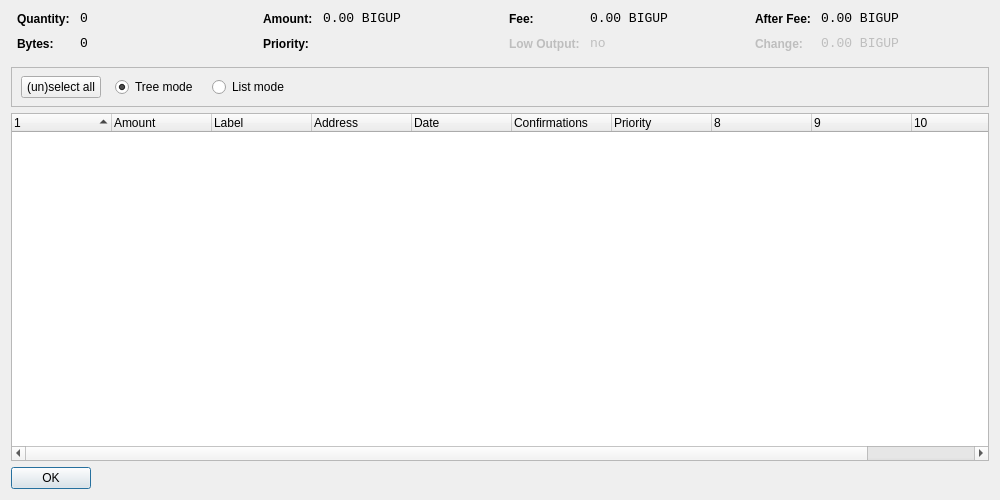
<?xml version="1.0" encoding="UTF-8"?>
<ui version="4.0">
 <class>CoinControlDialog</class>
 <widget class="QDialog" name="CoinControlDialog">
  <property name="geometry">
   <rect>
    <x>0</x>
    <y>0</y>
    <width>1000</width>
    <height>500</height>
   </rect>
  </property>
  <property name="windowTitle">
   <string>Coin Control</string>
  </property>
  <layout class="QVBoxLayout" name="verticalLayout">
   <item>
    <layout class="QHBoxLayout" name="horizontalLayoutTop" stretch="0,0,0,0">
     <property name="topMargin">
      <number>0</number>
     </property>
     <property name="bottomMargin">
      <number>10</number>
     </property>
     <item>
      <layout class="QFormLayout" name="formLayoutCoinControl1">
       <property name="horizontalSpacing">
        <number>10</number>
       </property>
       <property name="verticalSpacing">
        <number>10</number>
       </property>
       <property name="leftMargin">
        <number>6</number>
       </property>
       <property name="rightMargin">
        <number>6</number>
       </property>
       <item row="0" column="0">
        <widget class="QLabel" name="labelCoinControlQuantityText">
         <property name="styleSheet">
          <string notr="true">font-weight:bold;</string>
         </property>
         <property name="text">
          <string>Quantity:</string>
         </property>
        </widget>
       </item>
       <item row="0" column="1">
        <widget class="QLabel" name="labelCoinControlQuantity">
         <property name="font">
          <font>
           <family>Monospace</family>
           <pointsize>10</pointsize>
          </font>
         </property>
         <property name="cursor">
          <cursorShape>IBeamCursor</cursorShape>
         </property>
         <property name="contextMenuPolicy">
          <enum>Qt::ActionsContextMenu</enum>
         </property>
         <property name="text">
          <string notr="true">0</string>
         </property>
         <property name="textInteractionFlags">
          <set>Qt::LinksAccessibleByMouse|Qt::TextSelectableByKeyboard|Qt::TextSelectableByMouse</set>
         </property>
        </widget>
       </item>
       <item row="1" column="0">
        <widget class="QLabel" name="labelCoinControlBytesText">
         <property name="styleSheet">
          <string notr="true">font-weight:bold;</string>
         </property>
         <property name="text">
          <string>Bytes:</string>
         </property>
        </widget>
       </item>
       <item row="1" column="1">
        <widget class="QLabel" name="labelCoinControlBytes">
         <property name="font">
          <font>
           <family>Monospace</family>
           <pointsize>10</pointsize>
          </font>
         </property>
         <property name="cursor">
          <cursorShape>IBeamCursor</cursorShape>
         </property>
         <property name="contextMenuPolicy">
          <enum>Qt::ActionsContextMenu</enum>
         </property>
         <property name="text">
          <string notr="true">0</string>
         </property>
         <property name="textInteractionFlags">
          <set>Qt::LinksAccessibleByMouse|Qt::TextSelectableByKeyboard|Qt::TextSelectableByMouse</set>
         </property>
        </widget>
       </item>
      </layout>
     </item>
     <item>
      <layout class="QFormLayout" name="formLayoutCoinControl2">
       <property name="horizontalSpacing">
        <number>10</number>
       </property>
       <property name="verticalSpacing">
        <number>10</number>
       </property>
       <property name="leftMargin">
        <number>6</number>
       </property>
       <property name="rightMargin">
        <number>6</number>
       </property>
       <item row="0" column="0">
        <widget class="QLabel" name="labelCoinControlAmountText">
         <property name="styleSheet">
          <string notr="true">font-weight:bold;</string>
         </property>
         <property name="text">
          <string>Amount:</string>
         </property>
        </widget>
       </item>
       <item row="0" column="1">
        <widget class="QLabel" name="labelCoinControlAmount">
         <property name="font">
          <font>
           <family>Monospace</family>
           <pointsize>10</pointsize>
          </font>
         </property>
         <property name="cursor">
          <cursorShape>IBeamCursor</cursorShape>
         </property>
         <property name="contextMenuPolicy">
          <enum>Qt::ActionsContextMenu</enum>
         </property>
         <property name="text">
          <string notr="true">0.00 BIGUP</string>
         </property>
         <property name="textInteractionFlags">
          <set>Qt::LinksAccessibleByMouse|Qt::TextSelectableByKeyboard|Qt::TextSelectableByMouse</set>
         </property>
        </widget>
       </item>
       <item row="1" column="0">
        <widget class="QLabel" name="labelCoinControlPriorityText">
         <property name="styleSheet">
          <string notr="true">font-weight:bold;</string>
         </property>
         <property name="text">
          <string>Priority:</string>
         </property>
        </widget>
       </item>
       <item row="1" column="1">
        <widget class="QLabel" name="labelCoinControlPriority">
         <property name="font">
          <font>
           <family>Monospace</family>
           <pointsize>10</pointsize>
          </font>
         </property>
         <property name="cursor">
          <cursorShape>IBeamCursor</cursorShape>
         </property>
         <property name="contextMenuPolicy">
          <enum>Qt::ActionsContextMenu</enum>
         </property>
         <property name="text">
          <string/>
         </property>
         <property name="textInteractionFlags">
          <set>Qt::LinksAccessibleByMouse|Qt::TextSelectableByKeyboard|Qt::TextSelectableByMouse</set>
         </property>
        </widget>
       </item>
      </layout>
     </item>
     <item>
      <layout class="QFormLayout" name="formLayoutCoinControl3">
       <property name="horizontalSpacing">
        <number>10</number>
       </property>
       <property name="verticalSpacing">
        <number>10</number>
       </property>
       <property name="leftMargin">
        <number>6</number>
       </property>
       <property name="rightMargin">
        <number>6</number>
       </property>
       <item row="0" column="0">
        <widget class="QLabel" name="labelCoinControlFeeText">
         <property name="styleSheet">
          <string notr="true">font-weight:bold;</string>
         </property>
         <property name="text">
          <string>Fee:</string>
         </property>
        </widget>
       </item>
       <item row="0" column="1">
        <widget class="QLabel" name="labelCoinControlFee">
         <property name="font">
          <font>
           <family>Monospace</family>
           <pointsize>10</pointsize>
          </font>
         </property>
         <property name="cursor">
          <cursorShape>IBeamCursor</cursorShape>
         </property>
         <property name="contextMenuPolicy">
          <enum>Qt::ActionsContextMenu</enum>
         </property>
         <property name="text">
          <string notr="true">0.00 BIGUP</string>
         </property>
         <property name="textInteractionFlags">
          <set>Qt::LinksAccessibleByMouse|Qt::TextSelectableByKeyboard|Qt::TextSelectableByMouse</set>
         </property>
        </widget>
       </item>
       <item row="1" column="0">
        <widget class="QLabel" name="labelCoinControlLowOutputText">
         <property name="enabled">
          <bool>false</bool>
         </property>
         <property name="styleSheet">
          <string notr="true">font-weight:bold;</string>
         </property>
         <property name="text">
          <string>Low Output:</string>
         </property>
        </widget>
       </item>
       <item row="1" column="1">
        <widget class="QLabel" name="labelCoinControlLowOutput">
         <property name="enabled">
          <bool>false</bool>
         </property>
         <property name="font">
          <font>
           <family>Monospace</family>
           <pointsize>10</pointsize>
          </font>
         </property>
         <property name="cursor">
          <cursorShape>IBeamCursor</cursorShape>
         </property>
         <property name="contextMenuPolicy">
          <enum>Qt::ActionsContextMenu</enum>
         </property>
         <property name="text">
          <string notr="true">no</string>
         </property>
         <property name="textInteractionFlags">
          <set>Qt::LinksAccessibleByMouse|Qt::TextSelectableByKeyboard|Qt::TextSelectableByMouse</set>
         </property>
        </widget>
       </item>
      </layout>
     </item>
     <item>
      <layout class="QFormLayout" name="formLayoutCoinControl4">
       <property name="horizontalSpacing">
        <number>10</number>
       </property>
       <property name="verticalSpacing">
        <number>10</number>
       </property>
       <property name="leftMargin">
        <number>6</number>
       </property>
       <property name="rightMargin">
        <number>6</number>
       </property>
       <item row="0" column="0">
        <widget class="QLabel" name="labelCoinControlAfterFeeText">
         <property name="styleSheet">
          <string notr="true">font-weight:bold;</string>
         </property>
         <property name="text">
          <string>After Fee:</string>
         </property>
        </widget>
       </item>
       <item row="0" column="1">
        <widget class="QLabel" name="labelCoinControlAfterFee">
         <property name="font">
          <font>
           <family>Monospace</family>
           <pointsize>10</pointsize>
          </font>
         </property>
         <property name="cursor">
          <cursorShape>IBeamCursor</cursorShape>
         </property>
         <property name="contextMenuPolicy">
          <enum>Qt::ActionsContextMenu</enum>
         </property>
         <property name="text">
          <string notr="true">0.00 BIGUP</string>
         </property>
         <property name="textInteractionFlags">
          <set>Qt::LinksAccessibleByMouse|Qt::TextSelectableByKeyboard|Qt::TextSelectableByMouse</set>
         </property>
        </widget>
       </item>
       <item row="1" column="0">
        <widget class="QLabel" name="labelCoinControlChangeText">
         <property name="enabled">
          <bool>false</bool>
         </property>
         <property name="styleSheet">
          <string notr="true">font-weight:bold;</string>
         </property>
         <property name="text">
          <string>Change:</string>
         </property>
        </widget>
       </item>
       <item row="1" column="1">
        <widget class="QLabel" name="labelCoinControlChange">
         <property name="enabled">
          <bool>false</bool>
         </property>
         <property name="font">
          <font>
           <family>Monospace</family>
           <pointsize>10</pointsize>
          </font>
         </property>
         <property name="cursor">
          <cursorShape>IBeamCursor</cursorShape>
         </property>
         <property name="contextMenuPolicy">
          <enum>Qt::ActionsContextMenu</enum>
         </property>
         <property name="text">
          <string notr="true">0.00 BIGUP</string>
         </property>
         <property name="textInteractionFlags">
          <set>Qt::LinksAccessibleByMouse|Qt::TextSelectableByKeyboard|Qt::TextSelectableByMouse</set>
         </property>
        </widget>
       </item>
      </layout>
     </item>
    </layout>
   </item>
   <item>
    <widget class="QFrame" name="frame">
     <property name="minimumSize">
      <size>
       <width>0</width>
       <height>40</height>
      </size>
     </property>
     <property name="frameShape">
      <enum>QFrame::StyledPanel</enum>
     </property>
     <property name="frameShadow">
      <enum>QFrame::Sunken</enum>
     </property>
     <widget class="QWidget" name="horizontalLayoutWidget">
      <property name="geometry">
       <rect>
        <x>10</x>
        <y>0</y>
        <width>781</width>
        <height>41</height>
       </rect>
      </property>
      <layout class="QHBoxLayout" name="horizontalLayoutPanel" stretch="0,0,0,0,0">
       <property name="spacing">
        <number>14</number>
       </property>
       <item>
        <widget class="QPushButton" name="pushButtonSelectAll">
         <property name="sizePolicy">
          <sizepolicy hsizetype="Maximum" vsizetype="Fixed">
           <horstretch>0</horstretch>
           <verstretch>0</verstretch>
          </sizepolicy>
         </property>
         <property name="text">
          <string>(un)select all</string>
         </property>
        </widget>
       </item>
       <item>
        <widget class="QRadioButton" name="radioTreeMode">
         <property name="sizePolicy">
          <sizepolicy hsizetype="Maximum" vsizetype="Fixed">
           <horstretch>0</horstretch>
           <verstretch>0</verstretch>
          </sizepolicy>
         </property>
         <property name="text">
          <string>Tree mode</string>
         </property>
         <property name="checked">
          <bool>true</bool>
         </property>
        </widget>
       </item>
       <item>
        <widget class="QRadioButton" name="radioListMode">
         <property name="sizePolicy">
          <sizepolicy hsizetype="Maximum" vsizetype="Fixed">
           <horstretch>0</horstretch>
           <verstretch>0</verstretch>
          </sizepolicy>
         </property>
         <property name="text">
          <string>List mode</string>
         </property>
        </widget>
       </item>
       <item>
        <spacer name="horizontalSpacer">
         <property name="orientation">
          <enum>Qt::Horizontal</enum>
         </property>
         <property name="sizeHint" stdset="0">
          <size>
           <width>40</width>
           <height>20</height>
          </size>
         </property>
        </spacer>
       </item>
      </layout>
     </widget>
    </widget>
   </item>
   <item>
    <widget class="CoinControlTreeWidget" name="treeWidget">
     <property name="contextMenuPolicy">
      <enum>Qt::CustomContextMenu</enum>
     </property>
     <property name="sortingEnabled">
      <bool>false</bool>
     </property>
     <property name="columnCount">
      <number>11</number>
     </property>
     <attribute name="headerShowSortIndicator" stdset="0">
      <bool>true</bool>
     </attribute>
     <attribute name="headerStretchLastSection">
      <bool>false</bool>
     </attribute>
     <column>
      <property name="text">
       <string/>
      </property>
     </column>
     <column>
      <property name="text">
       <string>Amount</string>
      </property>
     </column>
     <column>
      <property name="text">
       <string>Label</string>
      </property>
     </column>
     <column>
      <property name="text">
       <string>Address</string>
      </property>
     </column>
     <column>
      <property name="text">
       <string>Date</string>
      </property>
     </column>
     <column>
      <property name="text">
       <string>Confirmations</string>
      </property>
      <property name="toolTip">
       <string>Confirmed</string>
      </property>
     </column>
     <column>
      <property name="text">
       <string>Priority</string>
      </property>
     </column>
     <column>
      <property name="text">
       <string/>
      </property>
     </column>
     <column>
      <property name="text">
       <string/>
      </property>
     </column>
     <column>
      <property name="text">
       <string/>
      </property>
     </column>
     <column>
      <property name="text">
       <string/>
      </property>
     </column>
    </widget>
   </item>
   <item>
    <widget class="QDialogButtonBox" name="buttonBox">
     <property name="sizePolicy">
      <sizepolicy hsizetype="Maximum" vsizetype="Fixed">
       <horstretch>0</horstretch>
       <verstretch>0</verstretch>
      </sizepolicy>
     </property>
     <property name="orientation">
      <enum>Qt::Horizontal</enum>
     </property>
     <property name="standardButtons">
      <set>QDialogButtonBox::Ok</set>
     </property>
    </widget>
   </item>
  </layout>
 </widget>
 <customwidgets>
  <customwidget>
   <class>CoinControlTreeWidget</class>
   <extends>QTreeWidget</extends>
   <header>coincontroltreewidget.h</header>
  </customwidget>
 </customwidgets>
 <resources/>
 <connections/>
</ui>
